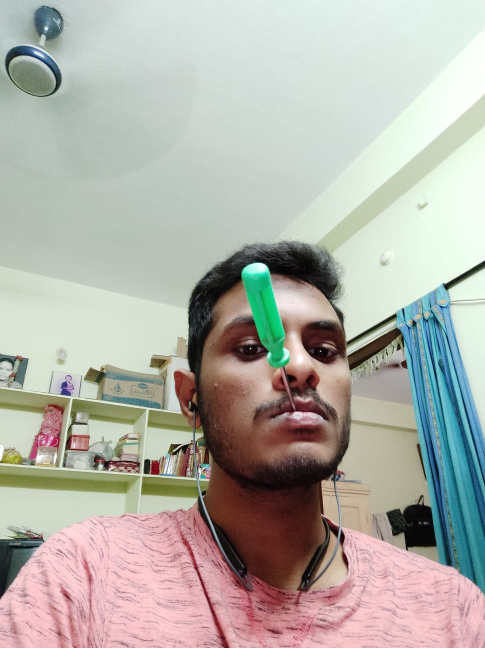
#> input picture Project/Resources/Photos/Green.jpeg, 970 x 1296 px, given in place of the camera (shown at 1/2 size)
$ python 'Project - 1.py'
#> lines starting #> are read from the running program, lines starting #| are printed output that depends on the picture; after the words box and inside, x2 and y2 are one past the last pixel; in counts of white or black regions, pixels touching at a corner belong together
#> further down, img is the input picture: shape (1296, 970, 3); mean B, G, R 168.8, 176.4, 177.8

# Virtual paint


import cv2 as cv
import numpy as np

cap = cv.VideoCapture(0)    # Argument 0 uses the default webcam of the computer
cap.set(3, 640)             # Setting the width
cap.set(4, 480)             # Setting the height
cap.set(10, 150)            # Setting the brightness


myColors = [[61, 55, 109, 121, 250, 255]]
myColorValues = [[101,213,4]]
myPoints = []           #[x, y, colorID]
def getContours(img):
    contours, hierarchy = cv.findContours(img, cv.RETR_EXTERNAL, cv.CHAIN_APPROX_NONE)
    x,y,width,height =0,0,0,0
    for cnt in contours:
        area = cv.contourArea(cnt)
        if area > 500:
            #cv.drawContours(imgResult, cnt, -1, (255, 0, 0), 3)
            peri = cv.arcLength(cnt, True)
            approx = cv.approxPolyDP(cnt, 0.02 * peri, True)
            print(len(approx))
            x, y, width, height = cv.boundingRect(approx)
    return int(x+width/2),y


def drawOnCanvas(mypoints,myColorValues):
    for point in mypoints:
        cv.circle(imgResult, (point[0], point[1]), 20, myColorValues[point[2]], cv.FILLED)


def findColor(img, myColors, myColorValues):
    newPoints = []
    imgHSV = cv.cvtColor(img, cv.COLOR_BGR2HSV)
#> imgHSV: shape (1296, 970, 3); mean H, S, V 75.1, 49.1, 190.3
    lower = np.array(myColors[0][0:3])
    upper = np.array(myColors[0][3:6])
    mask = cv.inRange(imgHSV, lower, upper)
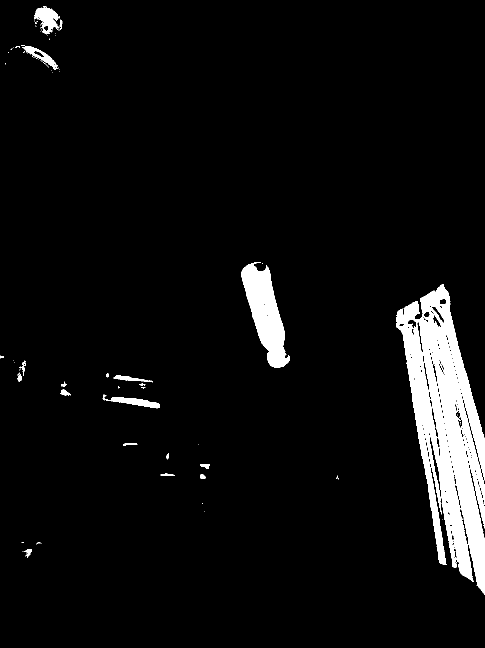
#> mask: shape (1296, 970) (shown at 1/2 size); 5.5% white; 106 white regions (85 under 20 px)
    x,y=getContours(mask)
#> in getContours, `contours, hierarchy = cv.findContours(img, cv.RETR_EXTERNAL, cv.CHAIN_..`: contours = 97 contours, 78 with area under 20; largest, box (x1, y1, x2, y2) and area: (792, 568, 970, 1189) 55669, (483, 525, 580, 736) 9810, (68, 14, 120, 69) 1456, (206, 789, 320, 817) 990, (42, 91, 115, 140) 916
#> the loop in getContours, `for cnt in contours:` made 97 passes
#> (area, peri, approx, x, y, width, height) on pass 44: (55669, 3999.3, [[885, 568], [792, 652], [969, 1188]], 792, 568, 178, 621)
#> (area, peri, x, y, width, height) on passes 25, 46, 70, 96: (990.5, 293.2, 206, 792, 114, 24), (9810.5, 602.3, 483, 525, 97, 209), (916.5, 230.7, 42, 91, 73, 47), (1456, 290.2, 68, 16, 52, 49)
#| 6
#| 3
#| 6
#| 6
#| 8
#> x = 94; y = 16
    cv.circle(imgResult, (x, y), 20, myColorValues[0], cv.FILLED)
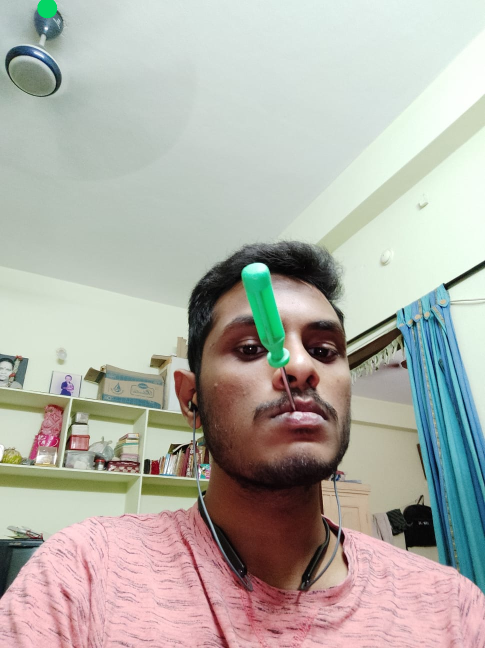
#> imgResult: shape (1296, 970, 3) (shown at 1/2 size); 0.1% of pixels changed, all inside (x1, y1, x2, y2) = (74, 0, 115, 37)
    if x!=0 and y!=0:
        newPoints.append([x,y,0])
    #cv.imshow("img", mask)
    return newPoints


while True:
    success, img = cap.read()
    imgResult = img.copy()
    newPoints = findColor(img, myColors,myColorValues)
#> newPoints = [[94, 16, 0]]
    if len(newPoints)!=0:
        for newp in newPoints:
            myPoints.append(newp)
#> this loop made 1 pass
#> after the loop, myPoints = [[94, 16, 0]]
    if len(myPoints)!=0:
        drawOnCanvas(myPoints,myColorValues)
#> the loop in drawOnCanvas, `for point in mypoints:` made 1 pass
    cv.imshow("Video", imgResult)
    if cv.waitKey(1) & 0xFF == ord('q'):
#> (key q is pressed here)
        break
